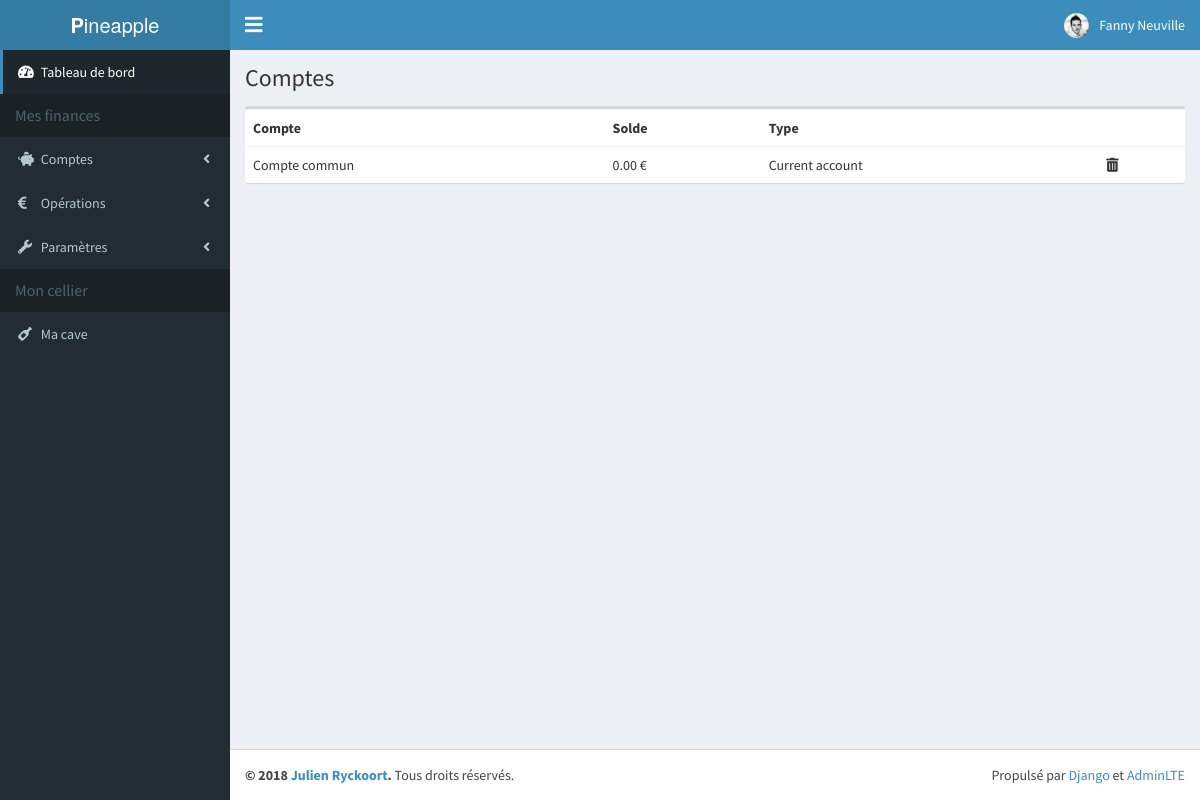
Page /accounting/accounts/2 (signed in) on the committed database.
### accounting/models.py (models this page shows, shortened)
class Account(models.Model):
    budget = models.ForeignKey('Budget', on_delete=models.CASCADE)
    name = models.CharField(max_length=200)
    text = models.TextField(default=None, blank=True, null=True)
    balance = models.DecimalField(max_digits=13, decimal_places=2)
    type = models.ForeignKey('AccountType', on_delete=models.PROTECT)
    class Meta:
        ordering = ('budget','type',)

class AccountType(models.Model):
    name = models.CharField(max_length=200)
    class Meta:
        ordering = ('name',)
    def __str__(self):
        return self.name

### accounting/views.py (the view)
# urls.py: path('accounts/<id_budget>', views.accounts, name='accounts'),
def accounts(request, id_budget):
    accounts = Account.objects.filter(budget=id_budget)
    return render(request, 'accounting/index_accounts.html', locals())

### accounting/templates/accounting/index_accounts.html (shortened to what this page needs)
{% extends 'base.html' %}
{% block header %}
<h1>
  Comptes
</h1>
{% endblock %}
{% block content %}
<div class="box">
  <div class="box-body no-padding">
    <table class="table">
      <tbody>
        <tr>
          <th>Compte</th>
          <th>Solde</th>
          <th>Type</th>
          <th></th>
        </tr>
        {% for account in accounts %}
        <tr>
          <td>{{ account.name }}</td>
          <td>{{ account.balance }} €</td>
          <td>{{ account.type }}</td>
          <td><i class="fas fa-trash-alt"></i></td>
        </tr>
        {% endfor %}
      </tbody>
    </table>
  </div>
</div>
{% endblock %}

### project_templates/base.html (shortened to what this page needs)
{% load static %}
{% load humanize %}
<!DOCTYPE html>
<html>
<head>
  <link rel="stylesheet" href="{% static 'bower_components/bootstrap/dist/css/bootstrap.min.css' %}">
  <link rel="stylesheet" href="https://use.fontawesome.com/releases/v5.4.1/css/all.css">
  <link rel="stylesheet" href="{% static 'dist/css/AdminLTE.css' %}">
  <link rel="stylesheet" href="{% static 'dist/css/skins/skin-blue.min.css' %}">
  <link rel="stylesheet" href="{% static 'dist/css/pineapple.css' %}">
</head>
<body class="hold-transition skin-blue sidebar-mini">
<div class="wrapper">
  <header class="main-header">
    <a href="#" class="logo">
      <span class="logo-lg"><b>P</b>ineapple</span>
    </a>
    <nav class="navbar navbar-static-top" role="navigation">
      <a href="#" class="sidebar-toggle fa fa-bars" data-toggle="push-menu" role="button">
      </a>
      <div class="navbar-custom-menu">
        <ul class="nav navbar-nav">
          <li class="dropdown user user-menu">
            <a href="#" class="dropdown-toggle" data-toggle="dropdown">
              <img src="{% static 'dist/img/julien.jpg' %}" class="user-image" alt="User Image">
              <span class="hidden-xs">{{ request.user.first_name }} {{ request.user.last_name  }}</span>
            </a>
          </li>
        </ul>
      </div>
    </nav>
  </header>
  <aside class="main-sidebar">
    <section class="sidebar">
      <ul class="sidebar-menu" data-widget="tree">
        <li class="active">
          <a href="#">
            <i class="fa fa-tachometer-alt"></i>
            <span>Tableau de bord</span>
          </a>
        </li>
        <li class="header">Mes finances</li>
        <li class="treeview">
          <a href="#">
            <i class="fa fa-piggy-bank"></i>
            <span>Comptes</span>
            <span class="pull-right-container">
              <i class="fa fa-angle-left pull-right"></i>
            </span>
          </a>
        </li>
        <li class="treeview">
          <a href="#">
            <i class="fa fa-euro-sign"></i>
            <span>Opérations</span>
            <span class="pull-right-container">
              <i class="fa fa-angle-left pull-right"></i>
            </span>
          </a>
        </li>
        <li class="treeview">
          <a href="#">
            <i class="fa fa-wrench"></i>
            <span>Paramètres</span>
            <span class="pull-right-container">
              <i class="fa fa-angle-left pull-right"></i>
            </span>
          </a>
        </li>
        <li class="header">Mon cellier</li>
        <li>
          <a href="#">
            <i class="fa fa-wine-bottle"></i>
            <span>Ma cave</span>
          </a>
        </li>
      </ul>
    </section>
  </aside>
  <div class="content-wrapper">
    <section class="content-header">
      {% block header %}
      {% endblock %}
    </section>
    <section class="content container-fluid">
      {% block content %}
      {% endblock %}
    </section>
  </div>
  <footer class="main-footer">
    <div class="pull-right hidden-xs">
      Propulsé par <a href="https://www.djangoproject.com/" target="_blank">Django</a> et <a href="https://adminlte.io/" target="_blank">AdminLTE</a>
    </div>
    <strong>&copy; 2018 <a href="https://www.facebook.com/jryckoort" target="_blank">Julien Ryckoort</a>.</strong> Tous droits réservés.
  </footer>
</div>
</body>
</html>

### rows in the picture
Account: name "Compte commun", balance "0.00", type "Current account"

### other values in the picture
{{ request.user.first_name }} "Fanny"
{{ request.user.last_name }} "Neuville"
